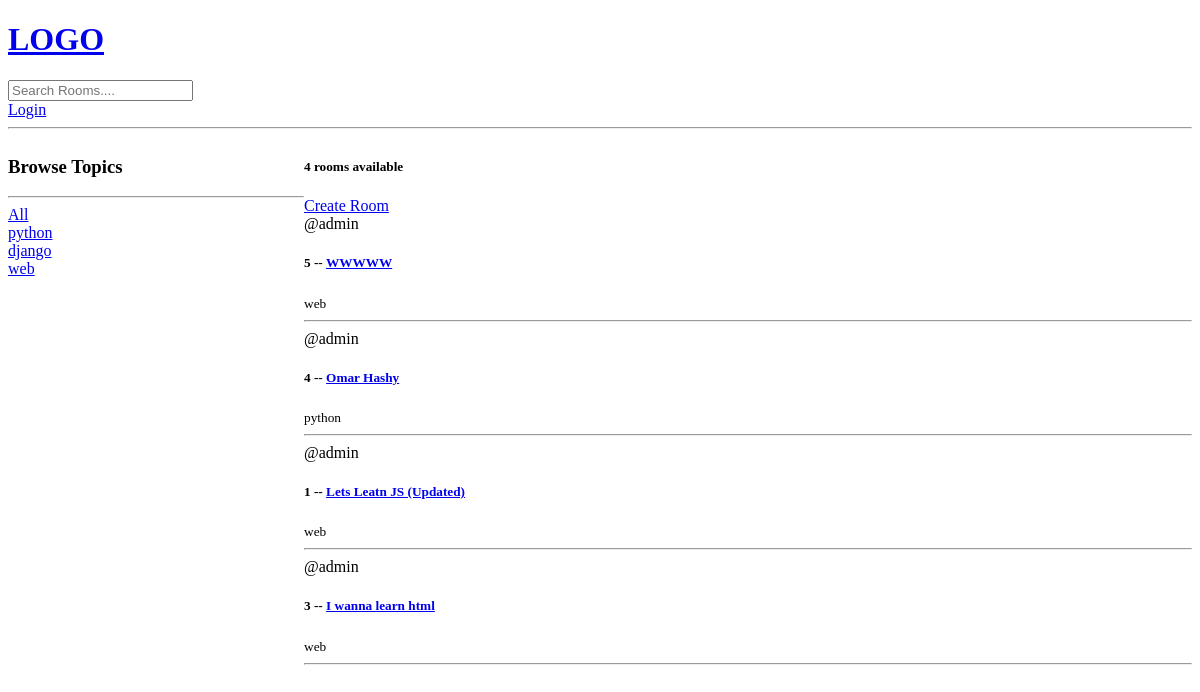
/, run on an earlier commit of the app's database.
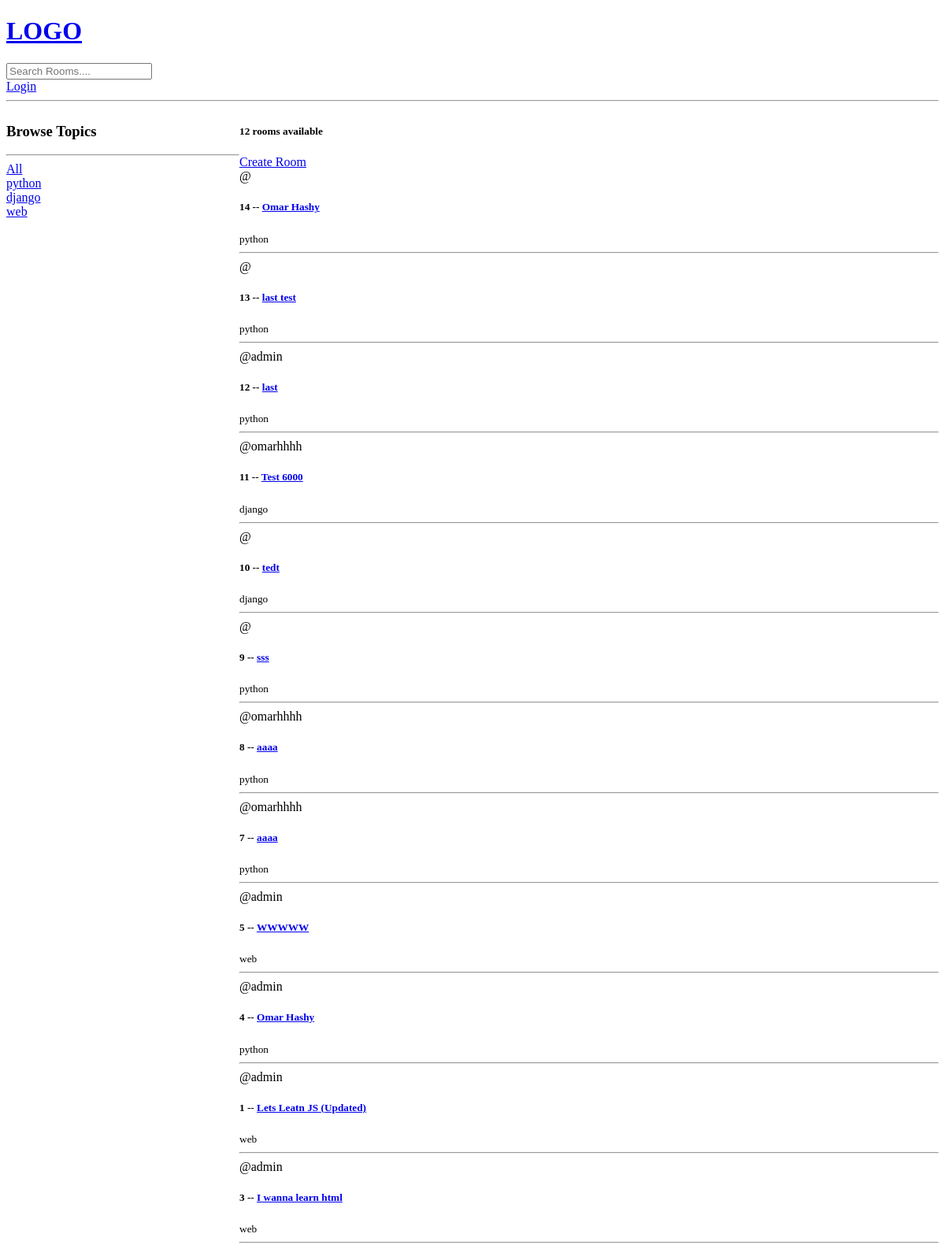
And on a later commit of the database.
### base/models.py (models this page shows, shortened)
class Topic(models.Model):
    name = models.CharField(max_length=200)
    def __str__(self) -> str:
        return self.name

class Room(models.Model):
    host = models.ForeignKey(User, on_delete=models.CASCADE, null=False, editable=False)
    topic = models.ForeignKey(Topic, on_delete=models.SET_NULL, null=True)
    name = models.CharField(max_length=200)
    description = models.TextField(null=True, blank=True)
    updated = models.DateTimeField(auto_now=True)
    created = models.DateTimeField(auto_now_add=True)
    class Meta:
        ordering = ["-updated", "-created"]

### base/views.py (the view)
# urls.py: path("", views.home, name="home"),
def home(request):
    q = request.GET.get("q") if request.GET.get("q") != None else ""
    rooms = Room.objects.filter(
        Q(topic__name__icontains=q) | Q(name__icontains=q) | Q(description__icontains=q)
    )
    topics = Topic.objects.all()[0:3]
    context = {
        "rooms": rooms,
        "topics": topics,
        "room_count": rooms.count(),
    }
    return render(request, "base/home.html", context)

### base/templates/base/home.html (shortened to what this page needs)
{% extends "main.html" %}
{% block content %}
  <div class = "home-container">
      <div>
         <h3>Browse Topics</h3>
         <hr>
            <div>
               <a href = "{% url "home" %}">All</a>
            </div>
            {% for topic in topics  %}
               <div>
                  <a href = "{% url "home" %}?q={{topic.name}}">{{topic.name}}</a>
               </div>
            {% endfor %}
      </div>
      <div>
      <h5>{{room_count}} rooms available</h5>
      <a href = "{% url "create-room" %}">Create Room</a>
      <dev>
         {% for room in rooms %}
         <div>
            <span>@{{room.host.username}}</span>
            <h5>
                  {{room.id}} -- <a href = "{% url "room" room.id %}">{{room.name}}</a>
               </h5>
               <small>
                  {{room.topic}}
               </small>
               <hr>
            </div>
         {% endfor %}
         </div>
      </div>
{% endblock content %}

What changed in the data, as far as the page shows it:
added Room: id "14", name "Omar Hashy", topic "python"
added Room: id "13", name "last test", topic "python"
added Room: host.username "admin", id "12", name "last", topic "python"
added Room: host.username "omarhhhh", id "11", name "Test 6000", topic "django"
added Room: id "10", name "tedt", topic "django"
added Room: id "9", name "sss", topic "python"
added Room: host.username "omarhhhh", id "8", name "aaaa", topic "python"
added Room: host.username "omarhhhh", id "7", name "aaaa", topic "python"
Also different on the page:
{{ room_count }}: "4" → "12"
